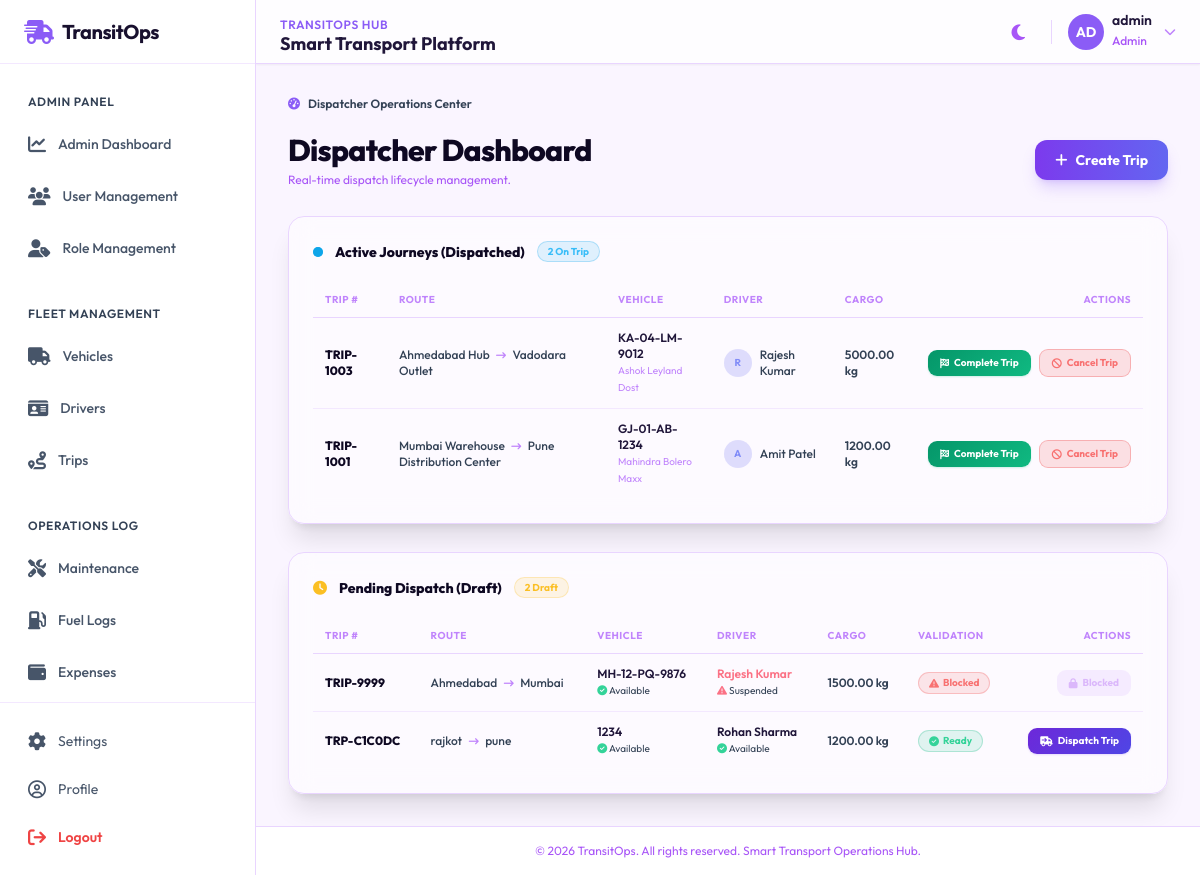
The app's page /dispatcher/ (signed in) with its own data.
### accounts/models.py (models this page shows, shortened)
class Profile(models.Model):
    ROLE_CHOICES = [
        ('Admin', 'Admin'),
        ('Fleet Manager', 'Fleet Manager'),
        ('Dispatcher', 'Dispatcher'),
        ('Safety Officer', 'Safety Officer'),
        ('Financial Analyst', 'Financial Analyst'),
    ]
    user = models.OneToOneField(User, on_delete=models.CASCADE, related_name='profile')
    role = models.CharField(max_length=50, choices=ROLE_CHOICES, default='Fleet Manager')
    phone = models.CharField(max_length=20, blank=True)
    photo = models.ImageField(upload_to='profiles/', blank=True, null=True)
    raw_password = models.CharField(max_length=128, blank=True, default='password123')

### trips/models.py (models this page shows, shortened)
class Trip(models.Model):
    STATUS_CHOICES = [
        ('Draft', 'Draft'),
        ('Dispatched', 'Dispatched'),
        ('Completed', 'Completed'),
        ('Cancelled', 'Cancelled'),
    ]
    trip_number = models.CharField(max_length=50, unique=True)
    source = models.CharField(max_length=150)
    destination = models.CharField(max_length=150)
    vehicle = models.ForeignKey(Vehicle, on_delete=models.CASCADE, related_name='trips')
    driver = models.ForeignKey(Driver, on_delete=models.CASCADE, related_name='trips')
    cargo_weight = models.DecimalField(max_digits=10, decimal_places=2, help_text="Cargo Weight (kg)")
    expected_distance = models.DecimalField(max_digits=10, decimal_places=2, help_text="Expected Distance (km)")
    start_date = models.DateTimeField()
    end_date = models.DateTimeField(blank=True, null=True)
    status = models.CharField(max_length=20, choices=STATUS_CHOICES, default='Draft')
    notes = models.TextField(blank=True)

### vehicles/models.py (models this page shows, shortened)
class Vehicle(models.Model):
    STATUS_CHOICES = [
        ('Available', 'Available'),
        ('On Trip', 'On Trip'),
        ('In Shop', 'In Shop'),
        ('Retired', 'Retired'),
    ]
    VEHICLE_TYPE_CHOICES = [
        ('Cargo Van', 'Cargo Van'),
        ('Light Truck', 'Light Truck'),
        ('Heavy Truck', 'Heavy Truck'),
        ('Semi-Trailer', 'Semi-Trailer'),
    ]
    registration_number = models.CharField(max_length=50, unique=True)
    name = models.CharField(max_length=100)
    model = models.CharField(max_length=100)
    vehicle_type = models.CharField(max_length=50, choices=VEHICLE_TYPE_CHOICES)
    max_load_capacity = models.DecimalField(max_digits=10, decimal_places=2, help_text="Maximum Load Capacity (kg)")
    current_odometer = models.PositiveIntegerField(help_text="Current Odometer (km)")
    acquisition_cost = models.DecimalField(max_digits=12, decimal_places=2)
    purchase_date = models.DateField()
    status = models.CharField(max_length=20, choices=STATUS_CHOICES, default='Available')
    image = models.ImageField(upload_to='vehicles/', blank=True, null=True)

### drivers/models.py (models this page shows, shortened)
class Driver(models.Model):
    STATUS_CHOICES = [
        ('Available', 'Available'),
        ('On Trip', 'On Trip'),
        ('Off Duty', 'Off Duty'),
        ('Suspended', 'Suspended'),
    ]
    LICENSE_CATEGORY_CHOICES = [
        ('A', 'Class A CDL'),
        ('B', 'Class B CDL'),
        ('C', 'Class C CDL'),
        ('D', 'Class D Standard'),
    ]
    name = models.CharField(max_length=100)
    photo = models.ImageField(upload_to='drivers/', blank=True, null=True)
    license_number = models.CharField(max_length=50, unique=True)
    license_category = models.CharField(max_length=20, choices=LICENSE_CATEGORY_CHOICES)
    license_expiry_date = models.DateField()
    phone = models.CharField(max_length=20)
    email = models.EmailField()
    safety_score = models.PositiveIntegerField(default=100, help_text="Driver Safety Score (0-100)")
    address = models.TextField()
    emergency_contact = models.CharField(max_length=100)
    status = models.CharField(max_length=20, choices=STATUS_CHOICES, default='Available')

### accounts/decorators.py (the view)
        def wrapped_view(request, *args, **kwargs):
            if not request.user.is_authenticated:
                return redirect('login')
            user_role = None
            if hasattr(request.user, 'profile') and request.user.profile:
                user_role = request.user.profile.role
            if request.user.is_superuser or user_role == 'Admin' or user_role in roles:
                return view_func(request, *args, **kwargs)
            messages.error(request, f"Access denied. Your role '{user_role}' does not have permission to access this page.")
            if user_role == 'Admin':
                return redirect('admin_dashboard')
            else:
                return redirect('dashboard')

### templates/dashboard/dispatcher_dashboard.html (shortened to what this page needs)
{% extends 'base.html' %}
{% load static %}
{% block breadcrumbs %}
<div class="mb-5 flex items-center gap-2 text-xs text-slate-500 dark:text-slate-400">
  <i class="fa-solid fa-gauge-high text-violet-500"></i>
  <span class="font-semibold text-slate-700 dark:text-slate-200">Dispatcher Operations Center</span>
</div>
{% endblock %}
{% block content %}
<div class="space-y-7 font-sans">
  <div class="flex flex-col md:flex-row md:items-center justify-between gap-4">
    <div>
      <h1 class="text-2xl md:text-3xl font-extrabold tracking-tight text-slate-900 dark:text-white">
        Dispatcher Dashboard
      </h1>
      <p class="text-xs text-slate-500 dark:text-slate-400 mt-1">
        Real-time dispatch lifecycle management.
      </p>
    </div>
    <a href="{% url 'dispatcher_trip_create' %}"
       id="btn-create-trip"
       class="inline-flex items-center gap-2 bg-gradient-to-r from-violet-600 to-indigo-500 hover:from-violet-500 hover:to-indigo-400 text-white font-bold py-2.5 px-5 rounded-xl shadow-lg shadow-violet-500/25 transition-all text-sm">
      <i class="fa-solid fa-plus"></i> Create Trip
    </a>
  </div>
  <div class="rounded-2xl border border-slate-200 dark:border-slate-800 bg-white/50 dark:bg-slate-900/50 p-6 shadow-xl backdrop-blur-md">
    <div class="flex items-center gap-3 mb-5">
      <span class="relative flex h-2.5 w-2.5">
        <span class="relative inline-flex rounded-full h-2.5 w-2.5 bg-sky-500"></span>
      </span>
      <h2 class="text-sm font-extrabold text-slate-900 dark:text-white">Active Journeys (Dispatched)</h2>
      <span class="badge badge-dispatch">{{ active_trips_count }} On Trip</span>
    </div>
    <div class="overflow-x-auto">
      <table class="w-full text-left border-collapse">
        <thead>
          <tr class="border-b border-slate-200 dark:border-slate-800 text-[10px] font-bold uppercase tracking-wider text-slate-400">
            <th class="py-2.5 px-3">Trip #</th>
            <th class="py-2.5 px-3">Route</th>
            <th class="py-2.5 px-3">Vehicle</th>
            <th class="py-2.5 px-3">Driver</th>
            <th class="py-2.5 px-3">Cargo</th>
            <th class="py-2.5 px-3 text-right">Actions</th>
          </tr>
        </thead>
        <tbody class="divide-y divide-slate-100 dark:divide-slate-800/70 text-xs text-slate-700 dark:text-slate-300">
          {% for trip in dispatched_trips %}
          <tr>
            <td class="py-3 px-3 font-extrabold text-slate-900 dark:text-white">{{ trip.trip_number }}</td>
            <td class="py-3 px-3">
              <span class="font-medium">{{ trip.source }}</span>
              <i class="fa-solid fa-arrow-right-long text-slate-400 mx-1 text-[10px]"></i>
              <span class="font-medium">{{ trip.destination }}</span>
            </td>
            <td class="py-3 px-3">
              <span class="font-semibold text-slate-800 dark:text-slate-200 block">{{ trip.vehicle.registration_number }}</span>
              <span class="text-[10px] text-slate-400">{{ trip.vehicle.name }}</span>
            </td>
            <td class="py-3 px-3">
              <div class="flex items-center gap-2">
                <div class="h-7 w-7 rounded-full bg-indigo-500/20 flex items-center justify-center text-indigo-400 text-[10px] font-bold shrink-0">
                  {{ trip.driver.name|slice:":1" }}
                </div>
                <span class="font-medium">{{ trip.driver.name }}</span>
              </div>
            </td>
            <td class="py-3 px-3 font-semibold">{{ trip.cargo_weight }} kg</td>
            <td class="py-3 px-3 text-right">
              <div class="flex items-center justify-end gap-2">
                <a href="{% url 'trip_complete_dispatcher' pk=trip.pk %}"
                   id="btn-complete-{{ trip.pk }}"
                   class="action-btn btn-complete shadow-sm shadow-emerald-500/20">
                  <i class="fa-solid fa-flag-checkered"></i> Complete Trip
                </a>
                <a href="{% url 'trip_status_change' pk=trip.pk status='Cancelled' %}"
                   id="btn-cancel-active-{{ trip.pk }}"
                   onclick="return confirm('Cancel trip {{ trip.trip_number }}? Vehicle and Driver will be freed.');"
                   class="action-btn btn-cancel">
                  <i class="fa-solid fa-ban"></i> Cancel Trip
                </a>
              </div>
            </td>
          </tr>
          {% endfor %}
        </tbody>
      </table>
    </div>
  </div>
  <div class="rounded-2xl border border-slate-200 dark:border-slate-800 bg-white/50 dark:bg-slate-900/50 p-6 shadow-xl backdrop-blur-md">
    <div class="flex items-center justify-between mb-5">
      <div class="flex items-center gap-3">
        <i class="fa-solid fa-clock text-amber-400 text-sm"></i>
        <h2 class="text-sm font-extrabold text-slate-900 dark:text-white">Pending Dispatch (Draft)</h2>
        <span class="badge badge-draft">{{ draft_trips }} Draft</span>
      </div>
    </div>
    <div class="overflow-x-auto">
      <table class="w-full text-left border-collapse">
        <thead>
          <tr class="border-b border-slate-200 dark:border-slate-800 text-[10px] font-bold uppercase tracking-wider text-slate-400">
            <th class="py-2.5 px-3">Trip #</th>
            <th class="py-2.5 px-3">Route</th>
            <th class="py-2.5 px-3">Vehicle</th>
            <th class="py-2.5 px-3">Driver</th>
            <th class="py-2.5 px-3">Cargo</th>
            <th class="py-2.5 px-3">Validation</th>
            <th class="py-2.5 px-3 text-right">Actions</th>
          </tr>
        </thead>
        <tbody class="divide-y divide-slate-100 dark:divide-slate-800/70 text-xs text-slate-700 dark:text-slate-300">
          {% for trip in draft_trips_list %}
          <tr>
            <td class="py-3 px-3 font-extrabold text-slate-900 dark:text-white">{{ trip.trip_number }}</td>
            <td class="py-3 px-3">
              <span class="font-medium">{{ trip.source }}</span>
              <i class="fa-solid fa-arrow-right-long text-slate-400 mx-1 text-[10px]"></i>
              <span class="font-medium">{{ trip.destination }}</span>
            </td>
            <td class="py-3 px-3">
              <span class="font-semibold block {% if trip.vehicle.status != 'Available' %}text-rose-400{% else %}text-slate-800 dark:text-slate-200{% endif %}">
                {{ trip.vehicle.registration_number }}
              </span>
              <span class="text-[10px]">
                {% if trip.vehicle.status == 'Available' %}<i class="fa-solid fa-circle-check text-emerald-400"></i> Available
                {% else %}<i class="fa-solid fa-triangle-exclamation text-rose-400"></i> {{ trip.vehicle.status }}{% endif %}
              </span>
            </td>
            <td class="py-3 px-3">
              <span class="font-semibold block {% if trip.driver.status != 'Available' %}text-rose-400{% else %}text-slate-800 dark:text-slate-200{% endif %}">
                {{ trip.driver.name }}
              </span>
              <span class="text-[10px]">
                {% if trip.driver.status == 'Available' %}<i class="fa-solid fa-circle-check text-emerald-400"></i> Available
                {% else %}<i class="fa-solid fa-triangle-exclamation text-rose-400"></i> {{ trip.driver.status }}{% endif %}
              </span>
            </td>
            <td class="py-3 px-3 font-semibold">{{ trip.cargo_weight }} kg</td>
            <td class="py-3 px-3">
              {% if trip.vehicle.status == 'Available' and trip.driver.status == 'Available' %}
                <span class="badge badge-ok"><i class="fa-solid fa-circle-check"></i> Ready</span>
              {% else %}
                <span class="badge badge-cancel"><i class="fa-solid fa-triangle-exclamation"></i> Blocked</span>
              {% endif %}
            </td>
            <td class="py-3 px-3 text-right">
              <div class="flex items-center justify-end gap-2">
                {% if trip.vehicle.status == 'Available' and trip.driver.status == 'Available' %}
                  <a href="{% url 'trip_status_change' pk=trip.pk status='Dispatched' %}"
                     id="btn-dispatch-{{ trip.pk }}"
                     class="action-btn btn-dispatch shadow-sm shadow-violet-500/20">
                    <i class="fa-solid fa-truck-arrow-right"></i> Dispatch Trip
                  </a>
                {% else %}
                  <button disabled title="Vehicle or Driver is unavailable"
                          class="action-btn opacity-40 cursor-not-allowed bg-slate-200 dark:bg-slate-800 text-slate-500">
                    <i class="fa-solid fa-lock"></i> Blocked
                  </button>
                {% endif %}
              </div>
            </td>
          </tr>
          {% endfor %}
        </tbody>
      </table>
    </div>
  </div>
</div>
{% endblock %}

### templates/navbar.html (shortened to what this page needs)
<header class="sticky top-0 z-30 flex h-16 w-full items-center justify-between border-b border-slate-200 bg-white/80 px-4 shadow-sm backdrop-blur dark:border-slate-800 dark:bg-slate-900/80 md:px-6">
    <div class="flex items-center gap-3">
        <div class="hidden sm:block">
            <span class="text-xs font-semibold uppercase tracking-wider text-blue-500">TransitOps Hub</span>
            <h1 class="text-lg font-bold text-slate-800 dark:text-white leading-none">Smart Transport Platform</h1>
        </div>
    </div>
    <div class="flex items-center gap-4">
        <button id="theme-toggle" class="rounded-lg p-2.5 text-slate-500 hover:bg-slate-100 hover:text-slate-700 dark:text-slate-400 dark:hover:bg-slate-800 dark:hover:text-slate-200">
            <i class="fa-solid fa-moon dark:hidden text-lg"></i>
        </button>
        <div class="relative" id="profile-dropdown-container">
            <button id="profile-dropdown-btn" class="flex items-center gap-2 rounded-full focus:outline-none focus:ring-2 focus:ring-blue-500">
                {% if user.profile.photo %}
                    <img src="{{ user.profile.photo.url }}" alt="{{ user.username }}" class="h-9 w-9 rounded-full object-cover border border-slate-200 dark:border-slate-800">
                {% else %}
                    <div class="flex h-9 w-9 items-center justify-center rounded-full bg-blue-500 text-white font-bold text-sm uppercase">
                        {{ user.username|slice:":2" }}
                    </div>
                {% endif %}
                <div class="hidden text-left md:block">
                    <p class="text-sm font-semibold text-slate-800 dark:text-white leading-none">{{ user.username }}</p>
                    <span class="text-xs text-slate-500 dark:text-slate-400 font-medium">{{ user.profile.role|default:"Fleet Member" }}</span>
                </div>
                <i class="fa-solid fa-chevron-down text-xs text-slate-400 hidden md:block ml-1"></i>
            </button>
        </div>
    </div>
</header>

### records on screen
Trip: trip_number "TRIP-1003", source "Ahmedabad Hub", destination "Vadodara Outlet", vehicle.registration_number "KA-04-LM-9012", vehicle.name "Ashok Leyland Dost", driver.name "R", driver.name "Rajesh Kumar", cargo_weight "5000.00"
Trip: trip_number "TRIP-1001", source "Mumbai Warehouse", destination "Pune Distribution Center", vehicle.registration_number "GJ-01-AB-1234", vehicle.name "Mahindra Bolero Maxx", driver.name "A", driver.name "Amit Patel", cargo_weight "1200.00"
Trip: trip_number "TRIP-9999", source "Ahmedabad", destination "Mumbai", vehicle.registration_number "MH-12-PQ-9876", shows "Available", driver.name "Rajesh Kumar", driver.status "Suspended", cargo_weight "1500.00", shows "Blocked"
Trip: trip_number "TRP-C1C0DC", source "rajkot", destination "pune", vehicle.registration_number "1234", shows "Available", driver.name "Rohan Sharma", cargo_weight "1200.00", shows "Ready"

### other values on screen
{{ user.username|slice:":2" }} "AD"
{{ user.username }} "admin"
{{ user.profile.role|default:"Fleet Member" }} "Admin"
{{ active_trips_count }} "2"
{{ draft_trips }} "2"
